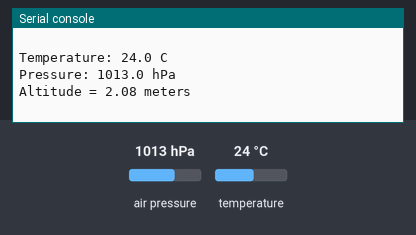
Bench run of a program on a simulated CircuitPython board. Shown: the last lines printed to the serial console. The test bench sets the inputs (shaded band); at power-on: air pressure 1013 hPa, temperature 24 °C.

Above: at 1.2 s.
1.3 s: air pressure set to 952 hPa
At 2.6 s:
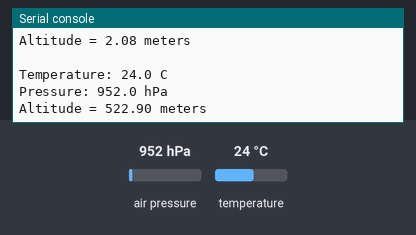
2.8 s: temperature set to 12 °C
At 4.2 s:
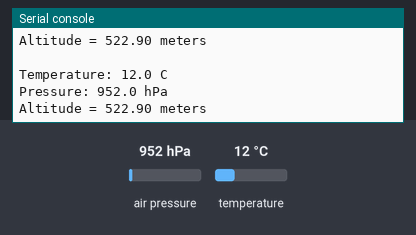
4.3 s: air pressure set to 975 hPa
At 6.5 s:
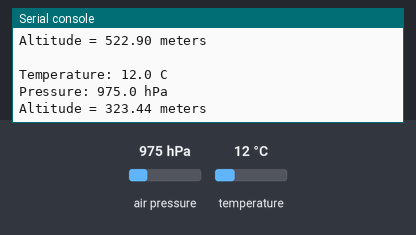
Timing chart, 0 to 8.0 s (numbered marks = the images above; inputs shaded):
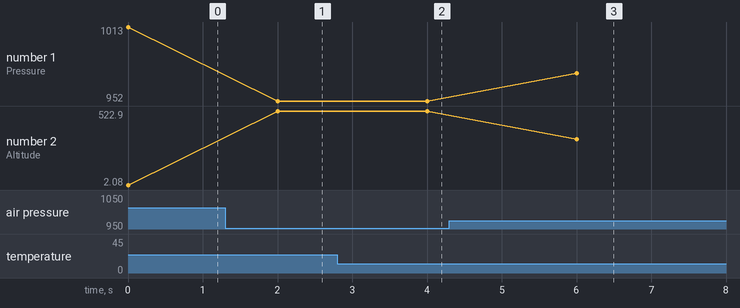

The program:

barometer.py
```python
import time
import board

# import digitalio # For use with SPI
import adafruit_bmp280

# Create sensor object, communicating over the board's default I2C bus
i2c = board.I2C()  # uses board.SCL and board.SDA
# i2c = board.STEMMA_I2C()  # For using the built-in STEMMA QT connector on a microcontroller
bmp280 = adafruit_bmp280.Adafruit_BMP280_I2C(i2c)


bmp280.sea_level_pressure = 1013.25

while True:
    print("\nTemperature: %0.1f C" % bmp280.temperature)
    print("Pressure: %0.1f hPa" % bmp280.pressure)
    print("Altitude = %0.2f meters" % bmp280.altitude)
    time.sleep(2)

# Print current altitude
initial_altitude = bmp280.altitude
print("Initial altitude: %.2f meters" % initial_altitude)

# Continuously check altitude every 0.1 seconds until it stops increasing
previous_altitude = initial_altitude
while True:
    altitude = bmp280.altitude
    print("Current altitude: %.2f meters" % altitude)

    # Check if altitude has stopped increasing
    if altitude <= previous_altitude:
        break

    previous_altitude = altitude

    time.sleep(0.1)
```

Measured:
- after the input at 1.3 s, the serial console: prints a new line after 0.70 s (image 1)
- after the input at 2.8 s, the serial console: prints a new line after 1.2 s (image 2)
- after the input at 4.3 s, the serial console: prints a new line after 1.7 s (image 3)
- plotted number 1: 1013 → 952 after the input at 1.3 s, 952 → 975 after the input at 4.3 s
- plotted number 2: 2.08 → 522.9 after the input at 1.3 s, 522.9 → 323.44 after the input at 4.3 s
